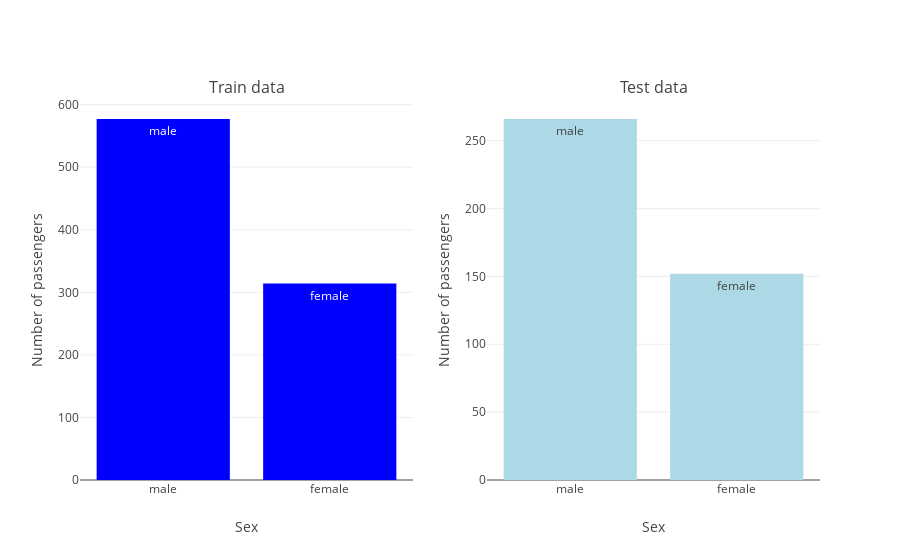

The code cell stored with this chart in its notebook:
### Code cell
plot_two_bar(get_categories(train_df,'Sex'), get_categories(test_df,'Sex'), 
             'Train data', 'Test data',
             'Sex', 'Number of passengers')

### Figure 1 — Plotly figure (JSON) as saved in the notebook; plotly's stock layout.template omitted (floating-point values rounded to 4 significant figures)
{"data": [{"marker": {"color": "Blue"}, "text": ["male", "female"], "type": "bar", "uid": "4875acae-788b-474a-a8f6-0e4427283110", "x": ["male", "female"], "xaxis": "x", "y": [577, 314], "yaxis": "y"}, {"marker": {"color": "Lightblue"}, "text": ["male", "female"], "type": "bar", "uid": "45d606e6-7696-4b1a-84f6-746629805268", "x": ["male", "female"], "xaxis": "x2", "y": [266, 152], "yaxis": "y2"}], "layout": {"annotations": [{"font": {"size": 16}, "showarrow": false, "text": "Train data", "x": 0.225, "xanchor": "center", "xref": "paper", "y": 1, "yanchor": "bottom", "yref": "paper"}, {"font": {"size": 16}, "showarrow": false, "text": "Test data", "x": 0.775, "xanchor": "center", "xref": "paper", "y": 1, "yanchor": "bottom", "yref": "paper"}], "showlegend": false, "xaxis": {"anchor": "y", "domain": [0, 0.45], "title": {"text": "Sex"}}, "xaxis2": {"anchor": "y2", "domain": [0.55, 1], "title": {"text": "Sex"}}, "yaxis": {"anchor": "x", "domain": [0, 1], "title": {"text": "Number of passengers"}}, "yaxis2": {"anchor": "x2", "domain": [0, 1], "title": {"text": "Number of passengers"}}}}
